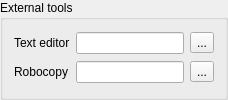
      <widget class="QGroupBox" name="external_tools_group_box">
       <property name="title">
        <string>External tools</string>
       </property>
       <layout class="QHBoxLayout" name="horizontalLayout_8">
        <item>
         <layout class="QGridLayout" name="gridLayout">
          <item row="0" column="0">
           <widget class="QLabel" name="text_editor_label">
            <property name="text">
             <string>Text editor</string>
            </property>
            <property name="buddy">
             <cstring>notepad_field</cstring>
            </property>
           </widget>
          </item>
          <item row="0" column="1">
           <widget class="QLineEdit" name="notepad_field">
            <property name="whatsThis">
             <string>&lt;html&gt;&lt;head/&gt;&lt;body&gt;&lt;p&gt;&lt;span style=&quot; font-size:14pt; font-weight:600;&quot;&gt;Text editor&lt;/span&gt;&lt;/p&gt;&lt;p&gt;Specify here the path of your favourite text editor.&lt;/p&gt;&lt;/body&gt;&lt;/html&gt;</string>
            </property>
           </widget>
          </item>
          <item row="0" column="2">
           <widget class="QToolButton" name="notepad_search_button">
            <property name="text">
             <string>...</string>
            </property>
            <property name="icon">
             <iconset>
              <normalon>:/resources/icons8-opened-folder-30.png</normalon>
             </iconset>
            </property>
           </widget>
          </item>
          <item row="1" column="0">
           <widget class="QLabel" name="robocopy_label">
            <property name="text">
             <string>Robocopy</string>
            </property>
            <property name="buddy">
             <cstring>robocopy_field</cstring>
            </property>
           </widget>
          </item>
          <item row="1" column="1">
           <widget class="QLineEdit" name="robocopy_field">
            <property name="whatsThis">
             <string>&lt;html&gt;&lt;head/&gt;&lt;body&gt;&lt;p&gt;&lt;span style=&quot; font-size:14pt; font-weight:600;&quot;&gt;Robocopy&lt;/span&gt;&lt;/p&gt;&lt;p&gt;Specify here the path to the robocopy utility.&lt;/p&gt;&lt;/body&gt;&lt;/html&gt;</string>
            </property>
           </widget>
          </item>
          <item row="1" column="2">
           <widget class="QToolButton" name="robocopy_search_button">
            <property name="text">
             <string>...</string>
            </property>
            <property name="icon">
             <iconset>
              <normalon>:/resources/icons8-opened-folder-30.png</normalon>
             </iconset>
            </property>
           </widget>
          </item>
         </layout>
        </item>
       </layout>
      </widget>
